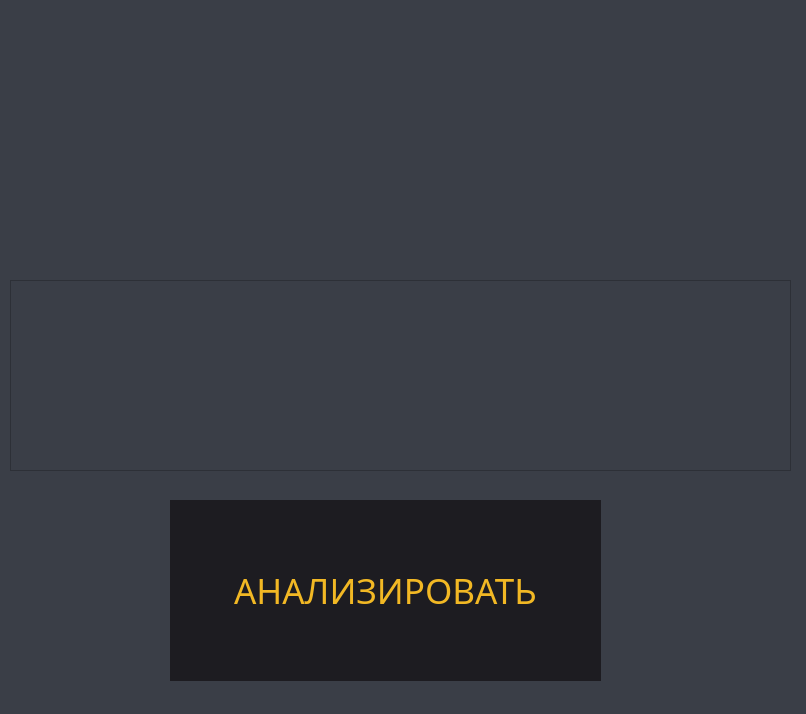
<?xml version="1.0" encoding="UTF-8"?>
<ui version="4.0">
 <class>Dialog</class>
 <widget class="QDialog" name="Dialog">
  <property name="geometry">
   <rect>
    <x>0</x>
    <y>0</y>
    <width>806</width>
    <height>714</height>
   </rect>
  </property>
  <property name="windowTitle">
   <string>Dialog</string>
  </property>
  <property name="styleSheet">
   <string notr="true">background-color: #3a3e47</string>
  </property>
  <widget class="QPushButton" name="pushButton">
   <property name="geometry">
    <rect>
     <x>170</x>
     <y>500</y>
     <width>431</width>
     <height>181</height>
    </rect>
   </property>
   <property name="font">
    <font>
     <family>Century Gothic</family>
     <pointsize>26</pointsize>
     <weight>50</weight>
     <italic>false</italic>
     <bold>false</bold>
    </font>
   </property>
   <property name="styleSheet">
    <string notr="true">QPushButton{
	font: 26pt&quot;Century Gothic&quot;;
	color: #f2b824;
	background-color: #1d1c21;
	border: none;
}

QPushButton:hover{
	color: #f2c44e;
	background-color: #3a3c42;
}

QPushButton:pressed {
	color: #eb7b13;
}</string>
   </property>
   <property name="text">
    <string>АНАЛИЗИРОВАТЬ</string>
   </property>
  </widget>
  <widget class="QLabel" name="label">
   <property name="geometry">
    <rect>
     <x>20</x>
     <y>30</y>
     <width>741</width>
     <height>221</height>
    </rect>
   </property>
   <property name="styleSheet">
    <string notr="true">color: #ccc;
font: 16pt &quot;MS Shell Dlg 2&quot;;
text-align: right </string>
   </property>
   <property name="text">
    <string/>
   </property>
   <property name="alignment">
    <set>Qt::AlignLeading|Qt::AlignLeft|Qt::AlignTop</set>
   </property>
  </widget>
  <widget class="QTextEdit" name="textEdit">
   <property name="geometry">
    <rect>
     <x>10</x>
     <y>280</y>
     <width>781</width>
     <height>191</height>
    </rect>
   </property>
   <property name="styleSheet">
    <string notr="true">color: #ccc;
font: 12pt &quot;MS Shell Dlg 2&quot;;
</string>
   </property>
  </widget>
 </widget>
 <resources/>
 <connections/>
</ui>
